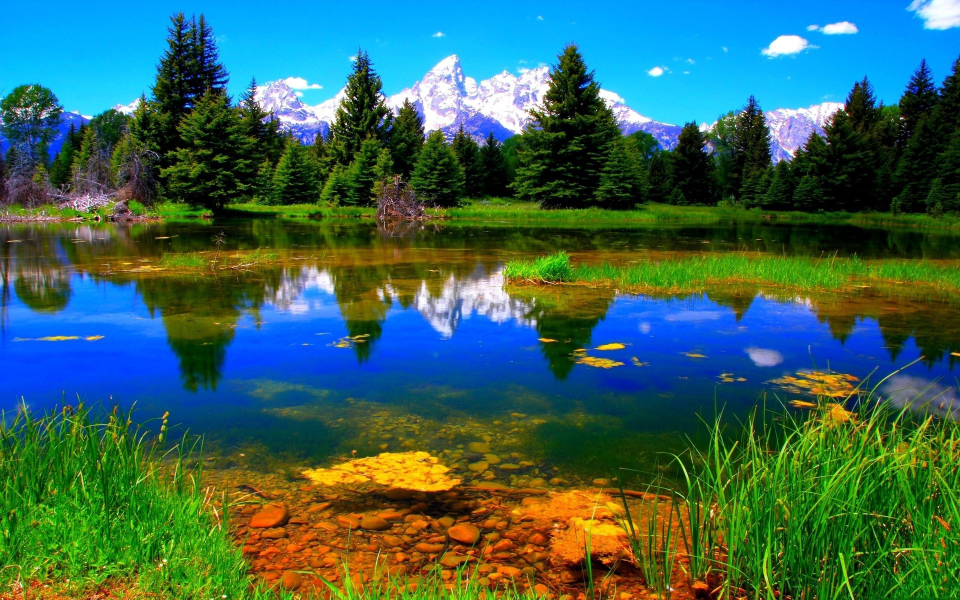
#> input picture image1.jpg, 3840 x 2400 px (shown at 1/4 size)
$ python 230Edit_image_using_python.py
#> lines starting #> are read from the running program, lines starting #| are printed output that depends on the picture
import os
from PIL import Image
img1 = Image.open('image1.jpg')
#> img1 is the input picture: PIL image 3840x2400 RGB; mean R, G, B 57.8, 100.6, 88.1
# [19 lines of commented-out code are left out]
from PIL import ImageEnhance
# img2 =Image.open('image2.jpg')
# enhancer = ImageEnhance.Sharpness(img2)
# enhancer.enhance(0).save('image2edited.jpg')  # 0 for blurry image , 1 for original image, 2.... for increased sharpness


# to change color
img2 =Image.open('image3.jpg')
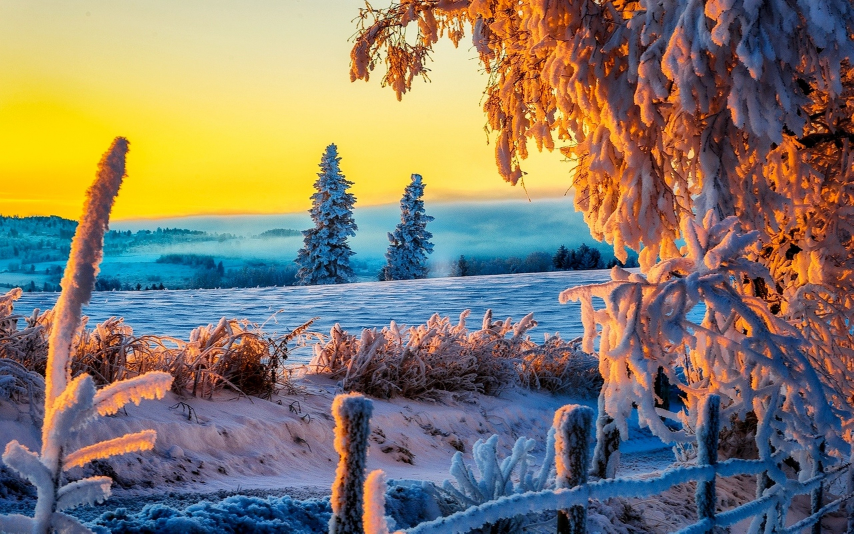
#> input picture image3.jpg, 2560 x 1600 px (shown at 1/3 size)
#> img2 is the input picture: PIL image 2560x1600 RGB; mean R, G, B 133.6, 123.7, 107.3
enhancer = ImageEnhance.Color(img2)
enhancer.enhance(0).save('image3edited.jpg')  # 0 for gray image , 1 for original image, 2.... for increased color
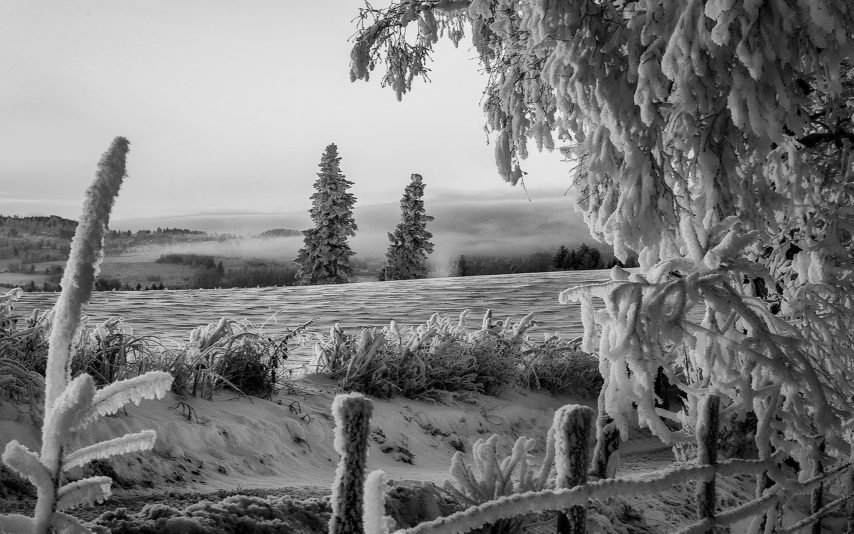
#> saved as image3edited.jpg: PIL image 2560x1600 RGB (shown at 1/3 size); min 0, max 251, mean 124.8

# to change brightness
# img2 =Image.open('image3.jpg')
# enhancer = ImageEnhance.Brightness(img2)
# enhancer.enhance(0).save('image3edited.jpg')  # 0 for gray image , 1 for original image, 2.... for increased color
#
# # to change contrast
# img2 =Image.open('image3.jpg')
# enhancer = ImageEnhance.Contrast(img2)
# enhancer.enhance(0).save('image3edited.jpg')  # 0 for gray image , 1 for original image, 2.... for increased color

# to filter
from PIL import ImageFilter
img2 =Image.open('image3.jpg')
img2.filter(ImageFilter.GaussianBlur(radius=3)).save('image3.png')
